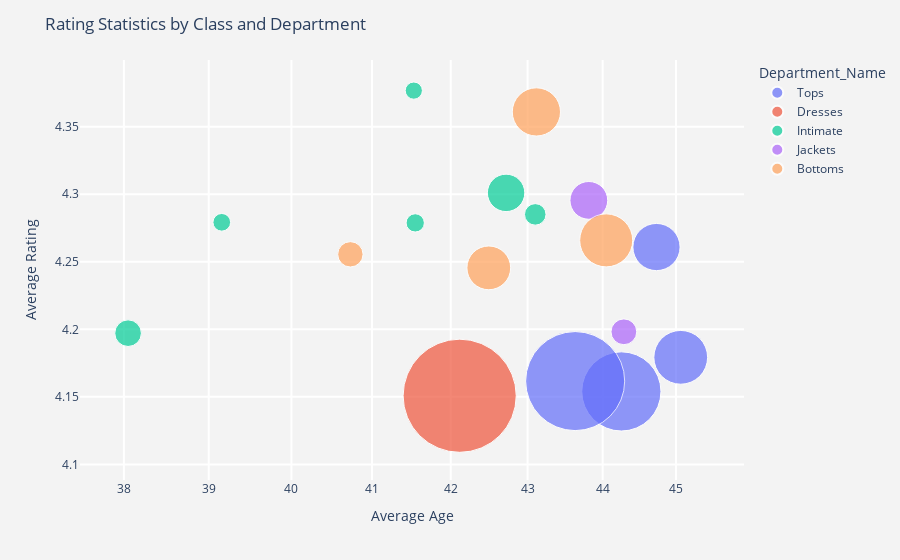

This figure's notebook cell:
### Code cell
a = df.groupby('Class_Name').agg({'Rating': ['mean','std','count'],
                                 'Age':['mean']}).reset_index()
a.columns = ['Class_Name','Rating_mean','Rating_std','Rating_count','Age_mean']
a = a[~a['Class_Name'].isin(['Chemises','Casual bottoms','Trend'])]


dept_map = df[['Class_Name','Department_Name']]
dept_map.drop_duplicates(keep='first', inplace=True)
dept_map.dropna(inplace=True)

a = pd.merge(a, dept_map, how='left', on='Class_Name')
a.sort_values('Rating_mean',ascending=False)




import plotly.express as px
# df = px.data.gapminder()

fig = px.scatter(a, x="Age_mean", y="Rating_mean",
                 size="Rating_count", color="Department_Name",
                 hover_name="Class_Name",log_x=True, size_max=80)

fig.update_layout(
    title='Rating Statistics by Class and Department',
    xaxis=dict(
        title='Average Age',
        gridcolor='white',
        type='log',
        gridwidth=2,
    ),
    yaxis=dict(
        title='Average Rating',
        gridcolor='white',
        gridwidth=2,
    ),
    paper_bgcolor='rgb(243, 243, 243)',
    plot_bgcolor='rgb(243, 243, 243)',
)

import plotly as py
py.offline.init_notebook_mode(connected=True)
py.offline.plot(fig, filename='age&rating_stats_by_class_dept.html')

### Figure 1 — Plotly figure (JSON) as saved in the notebook; plotly's stock layout.template omitted (floating-point values rounded to 4 significant figures)
{"data": [{"hoverlabel": {"namelength": 0}, "hovertemplate": "<b>%{hovertext}</b><br><br>Department_Name=Tops<br>Age_mean=%{x}<br>Rating_mean=%{y}<br>Rating_count=%{marker.size}", "hovertext": ["Blouses", "Fine gauge", "Knits", "Sweaters"], "legendgroup": "Tops", "marker": {"color": "#636efa", "size": [3097, 1100, 4843, 1428], "sizemode": "area", "sizeref": 0.9873, "symbol": "circle"}, "mode": "markers", "name": "Tops", "showlegend": true, "type": "scatter", "x": [44.25, 44.73, 43.63, 45.06], "xaxis": "x", "y": [4.154, 4.261, 4.162, 4.179], "yaxis": "y"}, {"hoverlabel": {"namelength": 0}, "hovertemplate": "<b>%{hovertext}</b><br><br>Department_Name=Dresses<br>Age_mean=%{x}<br>Rating_mean=%{y}<br>Rating_count=%{marker.size}", "hovertext": ["Dresses"], "legendgroup": "Dresses", "marker": {"color": "#EF553B", "size": [6319], "sizemode": "area", "sizeref": 0.9873, "symbol": "circle"}, "mode": "markers", "name": "Dresses", "showlegend": true, "type": "scatter", "x": [42.11], "xaxis": "x", "y": [4.151], "yaxis": "y"}, {"hoverlabel": {"namelength": 0}, "hovertemplate": "<b>%{hovertext}</b><br><br>Department_Name=Intimate<br>Age_mean=%{x}<br>Rating_mean=%{y}<br>Rating_count=%{marker.size}", "hovertext": ["Intimates", "Layering", "Legwear", "Lounge", "Sleep", "Swim"], "legendgroup": "Intimate", "marker": {"color": "#00cc96", "size": [154, 146, 165, 691, 228, 350], "sizemode": "area", "sizeref": 0.9873, "symbol": "circle"}, "mode": "markers", "name": "Intimate", "showlegend": true, "type": "scatter", "x": [39.16, 41.53, 41.55, 42.72, 43.1, 38.05], "xaxis": "x", "y": [4.279, 4.377, 4.279, 4.301, 4.285, 4.197], "yaxis": "y"}, {"hoverlabel": {"namelength": 0}, "hovertemplate": "<b>%{hovertext}</b><br><br>Department_Name=Jackets<br>Age_mean=%{x}<br>Rating_mean=%{y}<br>Rating_count=%{marker.size}", "hovertext": ["Jackets", "Outerwear"], "legendgroup": "Jackets", "marker": {"color": "#ab63fa", "size": [704, 328], "sizemode": "area", "sizeref": 0.9873, "symbol": "circle"}, "mode": "markers", "name": "Jackets", "showlegend": true, "type": "scatter", "x": [43.81, 44.29], "xaxis": "x", "y": [4.295, 4.198], "yaxis": "y"}, {"hoverlabel": {"namelength": 0}, "hovertemplate": "<b>%{hovertext}</b><br><br>Department_Name=Bottoms<br>Age_mean=%{x}<br>Rating_mean=%{y}<br>Rating_count=%{marker.size}", "hovertext": ["Jeans", "Pants", "Shorts", "Skirts"], "legendgroup": "Bottoms", "marker": {"color": "#FFA15A", "size": [1147, 1388, 317, 945], "sizemode": "area", "sizeref": 0.9873, "symbol": "circle"}, "mode": "markers", "name": "Bottoms", "showlegend": true, "type": "scatter", "x": [43.12, 44.05, 40.73, 42.49], "xaxis": "x", "y": [4.361, 4.266, 4.256, 4.246], "yaxis": "y"}], "layout": {"autosize": true, "legend": {"itemsizing": "constant", "title": {"text": "Department_Name"}, "tracegroupgap": 0}, "margin": {"t": 60}, "paper_bgcolor": "rgb(243, 243, 243)", "plot_bgcolor": "rgb(243, 243, 243)", "title": {"text": "Rating Statistics by Class and Department"}, "xaxis": {"anchor": "y", "autorange": true, "domain": [0, 1], "gridcolor": "white", "gridwidth": 2, "range": [1.574, 1.662], "title": {"text": "Average Age"}, "type": "log"}, "yaxis": {"anchor": "x", "autorange": true, "domain": [0, 1], "gridcolor": "white", "gridwidth": 2, "range": [4.063, 4.408], "title": {"text": "Average Rating"}, "type": "linear"}}}
